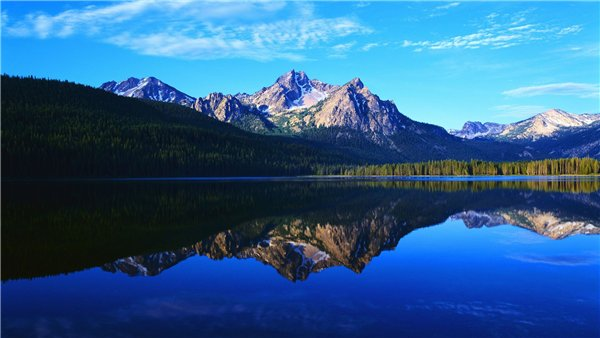
#> input picture lab5/photo.jpg, 600 x 338 px
$ python lab5.py   (older library calls are emulated)
#> lines starting #> are read from the running program, lines starting #| are printed output that depends on the picture
import numpy as np
import matplotlib.pylab as plt
from scipy import misc


img1 = misc.imread('photo.jpg')
#> img1 is the input picture: shape (338, 600, 3); mean R, G, B 47.4, 96.2, 142.6
plt.imshow(img1)
plt.show()

fig, axs = plt.subplots(nrows=1, ncols=3, figsize=(15,5))

for c, ax in zip(range(3), axs):
    tmp_im = np.zeros(img1.shape, dtype="uint8")
    tmp_im[:,:,c] = img1[:,:,c]
    ax.imshow(tmp_im)
    ax.set_axis_off()
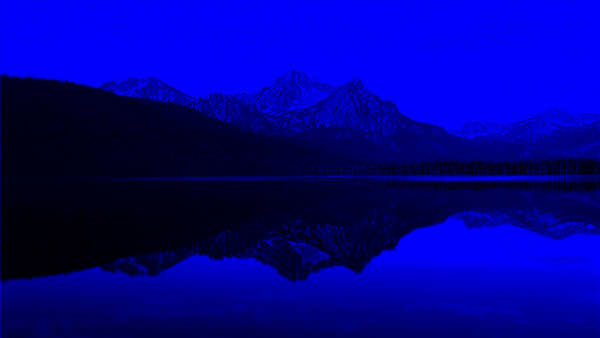
#> tmp_im: shape (338, 600, 3); mean R, G, B 0, 0, 142.6
plt.show()

img1 = np.average(img1,weights = [0.2989, 0.5870, 0.1140],axis =2)
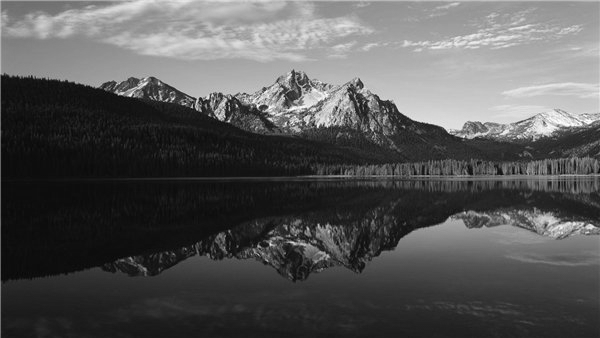
#> img1: shape (338, 600) float64; min 6.01, max 254.7, mean 86.9


plt.imshow(img1, cmap=plt.cm.gray,vmin=10, vmax=100)
plt.show()
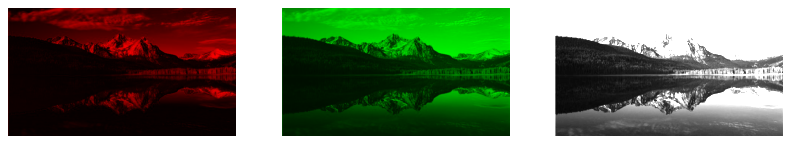
#> figure drawn by matplotlib, 3 panels
